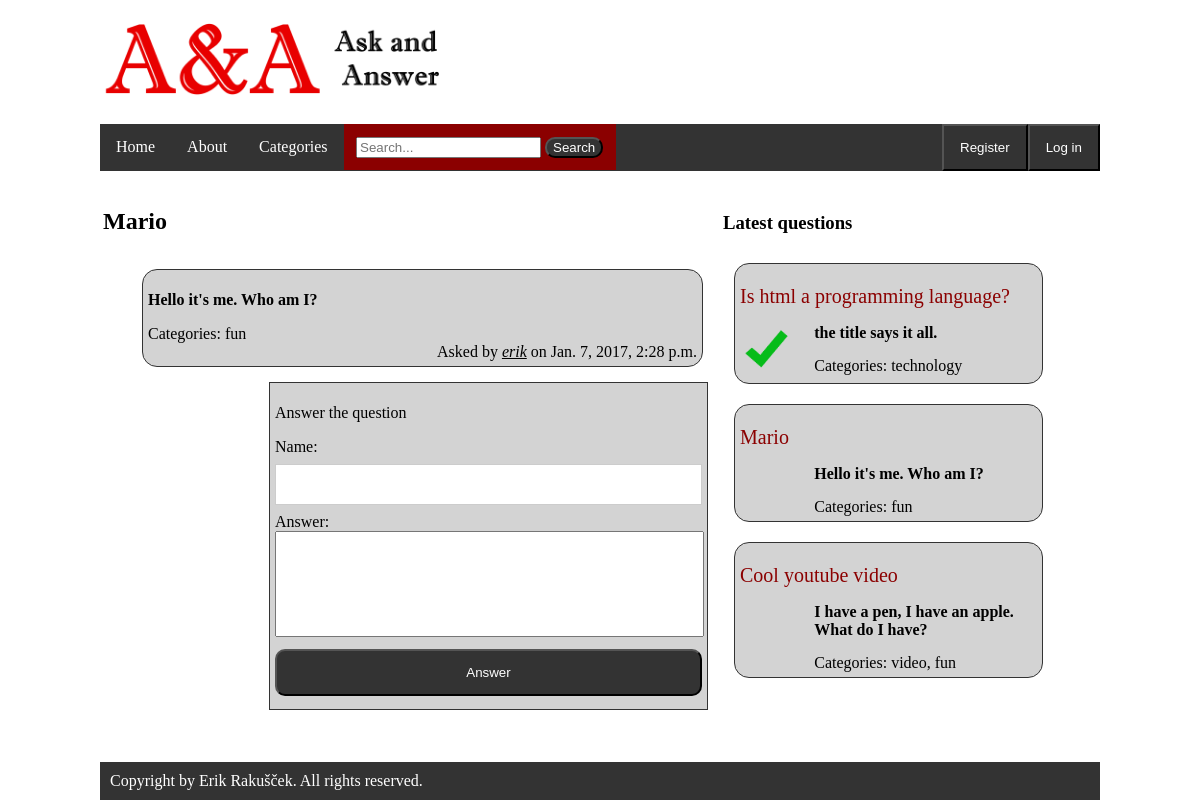
/home/question/2/, run on the app's committed database.
### home/models.py (models this page shows, shortened)
class Question(models.Model):
    questionID = models.IntegerField(primary_key=True)
    title = models.CharField(max_length=200)
    body = models.CharField(max_length=1000)
    time = models.DateTimeField(default=datetime.now)
    categories = models.CharField(max_length=500)
    answered = models.IntegerField(default=0)
    username = models.ForeignKey(User, on_delete=models.SET_NULL, null=True)

### home/views.py (the view)
# urls.py: url(r'^question/(?P<question_id>[0-9]+)/$', views.question, name="question"),
def question(request, question_id):
    try:
        question = Question.objects.get(pk=question_id)
    except Question.DoesNotExist:
        raise Http404("Question not found")
    all_questions_time = Question.objects.all().order_by('-time')
    all_answers = question.answer_set.all()
    context = {
        'question': question,
        'all_answers': all_answers,
        'all_questions_time': all_questions_time
    }
    return render(request, 'question/question.html', context)

### home/templates/question/question.html (shortened to what this page needs)
{% extends "base.html" %}
{% load static %}
{% block css_import %}
    <link rel="stylesheet" type="text/css" href="{% static 'question/styleQuestion.css' %}">
{% endblock %}
{% block left_column %}
    <h2><p>{{ question.title }}</p></h2>
    <div class="questionWithAnswer">
        <p><b>{{ question.body }}</b></p>
        <div class="categories">Categories: {{ question.categories }}</div>
        <div class="user-time">Asked by <span class="user">{{ question.username }}</span> on <span class="time">{{ question.time }}</span></div>
    </div>
    <div class="answer">
        <p>Answer the question</p>
        Name:
        <input type="text" name="firstname"><br>
        Answer:
        <textarea class="textarea"></textarea>
        <input type="submit" value="Answer" style="float: right;">
    </div>
{% endblock %}
{% block right_column %}
    <h3><p>Latest questions</p></h3>
    {% if all_questions_time %}
        {% for question in all_questions_time %}
            <div class="questionWithAnswer">
                <p><a href="question/{{ question.questionID }}"><span class="questionTitle">{{ question.title }}</span></a></p>
                {% if question.answered == 1 %}
                    <div class="answeredIcon"><img src="{% static 'answered.png' %}" alt="answered" style="width:50px; height:50px;"></div>
                {% endif %}
                <div class="question">
                    <b>{{ question.body }}</b>
                    <div class="categories">Categories: {{ question.categories }}</div>
                </div>
            </div>
        {% endfor %}
    {% else %}
        <h3>No questions yet in the database.</h3>
    {% endif %}
{% endblock %}

### home/static/style.css (style rules this page uses)
body { max-width: 1000px; margin: auto auto; padding: 0; display: flex; flex-flow: column; min-height: 100vh; }
.questionTitle { color: #8B0000; font-size: 20px; }
.questionWithAnswer { float: right; width: 90%; padding: 5px; margin: 10px; background: lightgrey; border-radius: 15px; border: 1px solid #333; }
.question { float: right; width: 75%; height: 100%; background: lightgrey; }
.answer { float: right; width: 70%; height: 100%; padding: 5px; margin: 5px; border: 1px solid #333; background: lightgrey; }
.answeredIcon { display: inline-block; width: 50px; visibility: visible; }
.categories { margin: 15px auto auto auto; }
a:link { color: black; text-decoration: none; }
input[type=text], input[type=password] { width: 100%; padding: 12px 20px; margin: 8px 0; display: inline-block; border: 1px solid #ccc; box-sizing: border-box; }

### home/static/question/styleQuestion.css (style rules this page uses)
.user-time { float: right; }
.user { text-decoration: underline; font-style: italic; }
.textarea { width: 99%; min-height: 100px; resize: none; }
.answer input[type=submit] { width: 100%; background-color: #333; color: white; border-radius: 10px; padding: 14px 20px; margin: 8px 0; cursor: pointer; }

### data on the page
Question: title "Mario", body "Hello it's me. Who am I?", categories "fun", username "erik", time "Jan. 7, 2017, 2:28 p.m."
Question: title "Is html a programming language?", answered 1 (drawn), body "the title says it all.", categories "technology"
Question: title "Cool youtube video", body "I have a pen, I have an apple. What do I have?", categories "video, fun"
